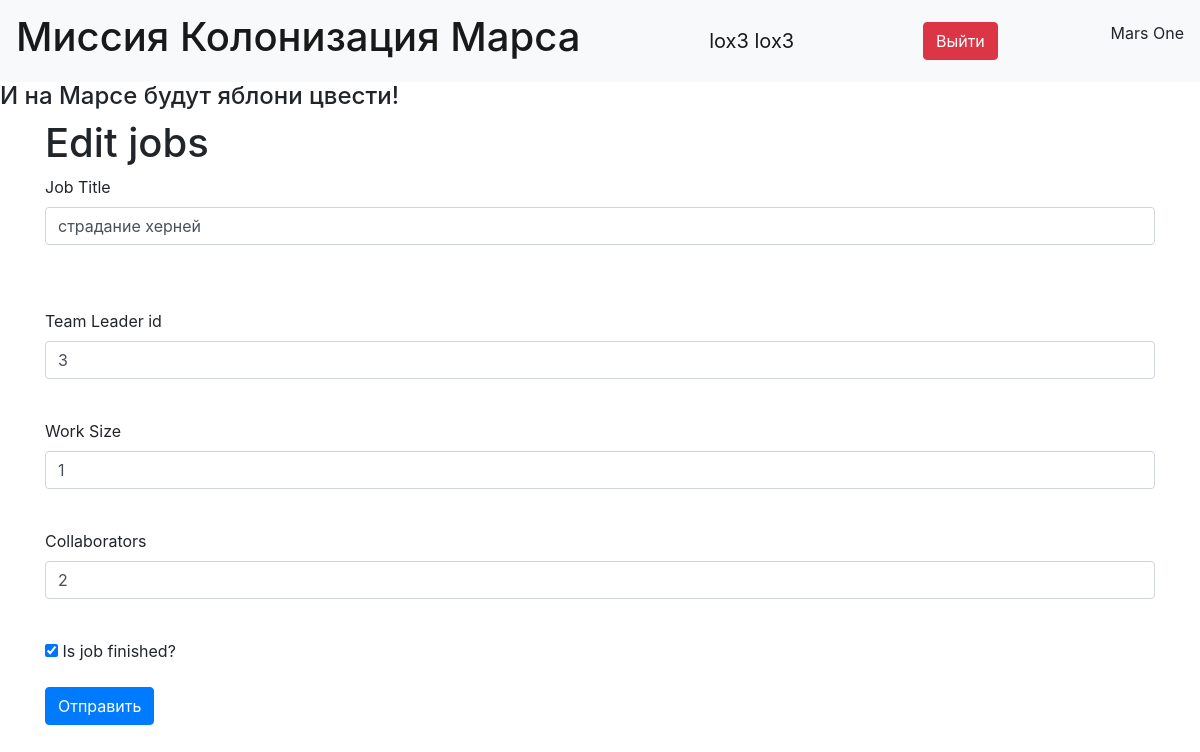
The app's page /jobs_edit/4 (signed in) with its own data.
### data/user.py (models this page shows, shortened)
class User(SqlAlchemyBase, UserMixin, SerializerMixin):
    __tablename__ = 'users'
    id = sqlalchemy.Column(sqlalchemy.Integer, primary_key=True, autoincrement=True)
    surname = sqlalchemy.Column(sqlalchemy.String)
    name = sqlalchemy.Column(sqlalchemy.String)
    age = sqlalchemy.Column(sqlalchemy.Integer)
    position = sqlalchemy.Column(sqlalchemy.String)
    speciality = sqlalchemy.Column(sqlalchemy.String)
    address = sqlalchemy.Column(sqlalchemy.String)
    email = sqlalchemy.Column(sqlalchemy.String, unique=True)
    city_from = sqlalchemy.Column(sqlalchemy.String)
    hashed_password = sqlalchemy.Column(sqlalchemy.String)
    modified_date = sqlalchemy.Column(sqlalchemy.DateTime, default=datetime.datetime.now)
    job_relationship = orm.relationship("Jobs", back_populates="user_relationship")

### data/job.py (models this page shows)
class Jobs(SqlAlchemyBase, SerializerMixin):
    __tablename__ = 'jobs'
    id = sqlalchemy.Column(sqlalchemy.Integer, primary_key=True, autoincrement=True)
    team_leader = sqlalchemy.Column(sqlalchemy.Integer, sqlalchemy.ForeignKey("users.id"))
    job = sqlalchemy.Column(sqlalchemy.String, nullable=False)
    work_size = sqlalchemy.Column(sqlalchemy.Integer, nullable=False)
    collaborators = sqlalchemy.Column(sqlalchemy.String, nullable=False, default="")
    start_date = sqlalchemy.Column(sqlalchemy.DateTime, default=datetime.datetime.now)
    end_date = sqlalchemy.Column(sqlalchemy.DateTime, default=datetime.datetime.now)
    is_finished = sqlalchemy.Column(sqlalchemy.Boolean, nullable=False, default=False)
    user_relationship = orm.relationship("User", back_populates="job_relationship")

### main.py (the view, shortened to what this page needs)
@app.route('/jobs_edit/<int:id>', methods=['GET', 'POST'])
@login_required
def jobs_edit(id):
    form = JobsForm()
    if request.method == "GET":
        db_sess = db_session.create_session()
        job_check = db_sess.query(Jobs).filter(Jobs.id == id).filter(
            ((Jobs.team_leader == current_user.id) | (current_user.id == 1))).first()
        if job_check:
            form.job.data = job_check.job
            form.team_leader.data = job_check.team_leader
            form.work_size.data = job_check.work_size
            form.collaborators.data = job_check.collaborators
            form.is_finished.data = job_check.is_finished
        else:
            abort(404)
    return render_template('job.html',
                           title='Редактирование работы', form=form, text='Edit jobs')

### form/forms.py
class JobsForm(FlaskForm):
    team_leader = IntegerField("Team Leader id", validators=[DataRequired()])
    job = StringField("Job Title", validators=[DataRequired()])
    work_size = IntegerField("Work Size", validators=[DataRequired()])
    collaborators = StringField("Collaborators")
    start_date = DateField("Start Date", default=datetime.datetime.now)
    end_date = DateField("End Date", default=datetime.datetime.now)
    is_finished = BooleanField("Is job finished?", default=False)
    submit = SubmitField("Отправить")

### data/db_session.py (called while the page is built)
def create_session() -> Session:
    global __factory
    return __factory()

### main.py (called while the page is built)
@login_manager.user_loader
def load_user(user_id):
    db_sess = db_session.create_session()
    return db_sess.query(User).get(user_id)

### templates/job.html (shortened to what this page needs)
{% extends "base.html" %}
{% block content %}
    {% if current_user.is_authenticated %}
        <strong><h1>{{text}}</h1></strong>
        <form action="" method="post">
            <p>
                {{ form.job.label }}<br>
                {{ form.job(class="form-control") }}<br>
            </p><br>
            <p>
                {{ form.team_leader.label }}<br>
                {{ form.team_leader(class="form-control") }}<br>
            </p>
            <p>
                {{ form.work_size.label }}<br>
                {{ form.work_size(class="form-control") }}<br>
            </p>
            <p>
                {{ form.collaborators.label }}<br>
                {{ form.collaborators(class="form-control") }}<br>
            </p>
            <p>
                {{ form.is_finished()}}
                {{ form.is_finished.label }}<br>
            </p>
            <p>{{ form.submit(type="submit", class="btn btn-primary") }}</p>
            <div>{{ message }}</div><br>
        </form>
        {% else %}
            <h1>Не авторизован</h1>
            <a class="btn btn-primary " href="/">На главную</a>
        {% endif %}
{% endblock %}

### templates/base.html (shortened to what this page needs)
<!doctype html>
<html lang="en">
<head>
    <link href="https://cdn.jsdelivr.net/npm/bootstrap@4.4.1/dist/css/bootstrap.min.css" rel="stylesheet">
    <link rel="stylesheet" type="text/css" href="{{url_for('static', filename='css/style.css')}}"/>
</head>
</head>
<body>
<header>
    <nav class="navbar navbar-light bg-light">
        <a class="navbar-brand" href="#"><h1>Миссия Колонизация Марса</h1></a>
        {% if current_user.is_authenticated %}
        <a href="/logout" class="navbar-brand">{{ current_user.surname}} {{ current_user.name }}</a>
        <a class="btn btn-danger" href="/logout">Выйти </a>
        {% else %}
        <p>
            <a class="btn btn-primary " href="/register">Зарегистрироваться</a>
            <a class="btn btn-success" href="/login">Войти</a>
        </p>
        {% endif %}
        <p>Mars One</p>
    </nav>
</header>
<h4>И на Марсе будут яблони цвести!</h4>
<main role="main" class="container">
    {% block content %}{% endblock %}
</main>
</body>
</html>

### records on screen
User: surname "lox3", name "lox3"
Jobs: job "страдание херней", team_leader "3", work_size "1", collaborators "2", is_finished "☑"

### other values on screen
{{ text }} "Edit jobs"
